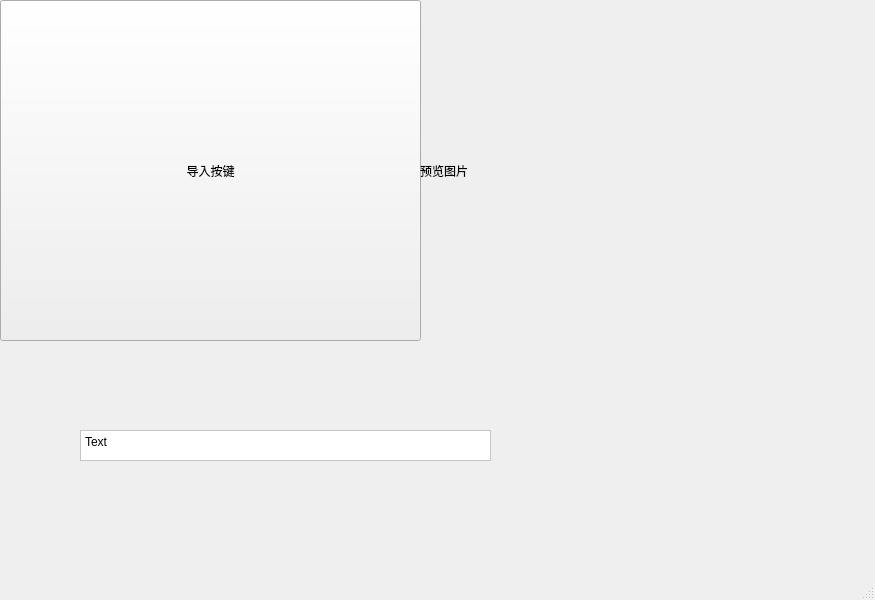
<?xml version="1.0" encoding="UTF-8"?>
<ui version="4.0">
 <class>MainWindow</class>
 <widget class="QMainWindow" name="MainWindow">
  <property name="geometry">
   <rect>
    <x>0</x>
    <y>0</y>
    <width>875</width>
    <height>600</height>
   </rect>
  </property>
  <property name="windowTitle">
   <string>PhotoAddWord</string>
  </property>
  <widget class="QWidget" name="centralwidget">
   <widget class="QLabel" name="lab_display">
    <property name="geometry">
     <rect>
      <x>0</x>
      <y>0</y>
      <width>421</width>
      <height>351</height>
     </rect>
    </property>
    <property name="text">
     <string>显示</string>
    </property>
   </widget>
   <widget class="QPushButton" name="btn_input">
    <property name="geometry">
     <rect>
      <x>0</x>
      <y>0</y>
      <width>421</width>
      <height>341</height>
     </rect>
    </property>
    <property name="cursor">
     <cursorShape>ArrowCursor</cursorShape>
    </property>
    <property name="text">
     <string>导入按键</string>
    </property>
   </widget>
   <widget class="QLabel" name="lab_preview">
    <property name="geometry">
     <rect>
      <x>420</x>
      <y>0</y>
      <width>451</width>
      <height>341</height>
     </rect>
    </property>
    <property name="text">
     <string>预览图片</string>
    </property>
   </widget>
   <widget class="QPlainTextEdit" name="tedit_word">
    <property name="geometry">
     <rect>
      <x>80</x>
      <y>430</y>
      <width>411</width>
      <height>31</height>
     </rect>
    </property>
    <property name="styleSheet">
     <string notr="true">background-color: rgb(255, 255, 255);
font: 10pt &quot;Adobe 楷体 Std R&quot;;</string>
    </property>
    <property name="plainText">
     <string>Text</string>
    </property>
   </widget>
  </widget>
  <widget class="QMenuBar" name="menubar">
   <property name="geometry">
    <rect>
     <x>0</x>
     <y>0</y>
     <width>875</width>
     <height>22</height>
    </rect>
   </property>
  </widget>
  <widget class="QStatusBar" name="statusbar"/>
 </widget>
 <resources/>
 <connections/>
</ui>
